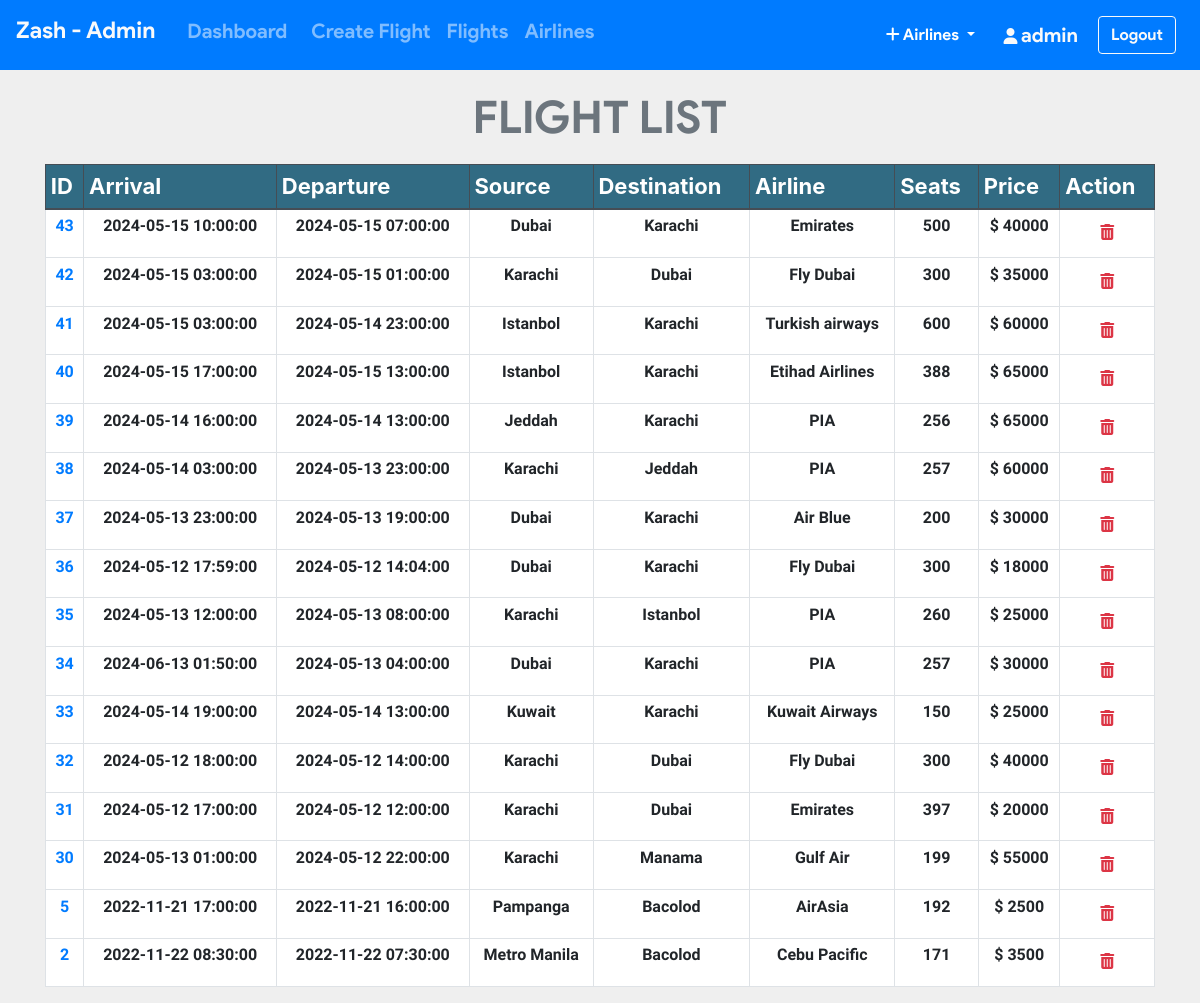
The app's page /admin/all_flights.php (signed in) with its own data.
### tables this page shows
CREATE TABLE `flight` (
  `flight_id` int(11) NOT NULL,
  `admin_id` int(11) NOT NULL,
  `arrivale` datetime NOT NULL,
  `departure` datetime NOT NULL,
  `Destination` varchar(20) NOT NULL,
  `source` varchar(20) NOT NULL,
  `airline` varchar(20) NOT NULL,
  `Seats` varchar(110) NOT NULL,
  `duration` varchar(20) NOT NULL,
  `Price` int(11) NOT NULL,
  `status` varchar(6) DEFAULT NULL,
  `issue` varchar(50) DEFAULT NULL,
  `last_seat` varchar(5) DEFAULT '',
  `bus_seats` int(11) DEFAULT 20,
  `last_bus_seat` varchar(5) DEFAULT ''
);

### admin/all_flights.php (the view, shortened to what this page needs)
<?php include_once 'header.php'; ?>
<?php include_once 'footer.php';
require '../helpers/init_conn_db.php';?>
    <main>
        <?php if(isset($_SESSION['adminId'])) { ?>
          <div class="container-md mt-2">
            <h1 class="display-4 text-center text-secondary"
              >FLIGHT LIST</h1>
            <table class="table table-sm table-bordered">
              <thead class="thead-dark">
                <tr>
                  <th scope="col">ID</th>
                  <th scope="col">Arrival</th>
                  <th scope="col">Departure</th>
                  <th scope="col">Source</th>
                  <th scope="col">Destination</th>
                  <th scope="col">Airline</th>
                  <th scope="col">Seats</th>
                  <th scope="col">Price</th>
                  <th scope="col">Action</th>
                </tr>
              </thead>
              <tbody>
                <?php
                $sql = 'SELECT * FROM Flight ORDER BY flight_id DESC';
                $stmt = mysqli_stmt_init($conn);
                mysqli_stmt_prepare($stmt,$sql);
                mysqli_stmt_execute($stmt);
                $result = mysqli_stmt_get_result($stmt);
                while ($row = mysqli_fetch_assoc($result)) {
                  echo "
                  <tr class='text-center'>
                    <td scope='row'>
                      <a href='pass_list.php?flight_id=".$row['flight_id']."'>
                      ".$row['flight_id']." </a> </td>
                    <td>".$row['arrivale']."</td>
                    <td>".$row['departure']."</td>
                    <td>".$row['source']."</td>
                    <td>".$row['Destination']."</td>
                    <td>".$row['airline']."</td>
                    <td>".$row['Seats']."</td>
                    <td>$ ".$row['Price']."</td>
                    <td>
                    <form action='all_flights.php' method='post'>
                      <input name='flight_id' type='hidden' value=".$row['flight_id'].">
                      <button  class='btn' type='submit' name='del_flight'>
                      <i class='text-danger fa fa-trash'></i></button>
                    </form>
                    </td>
                  </tr>
                  ";
                }
                ?>
              </tbody>
            </table>
          </div>
        <?php } ?>
    </main>

### admin/header.php (style rules this page uses)
.table .thead-dark th { background-color: #316b83; }

### admin/all_flights.php (style rules this page uses)
table { background-color: white; }
h1 { margin-top: 20px; margin-bottom: 20px; font-family: 'product sans'; font-size: 45px !important; font-weight: lighter; }
body { background-color: #efefef; }
th { font-size: 22px; }
td { margin-top: 10px !important; font-size: 16px; font-weight: bold; font-family: 'Assistant', sans-serif !important; }

### records on screen
flight: flight_id "43", arrivale "2024-05-15 10:00:00", departure "2024-05-15 07:00:00", source "Dubai", Destination "Karachi", airline "Emirates", Seats "500", Price "40000"
flight: flight_id "42", arrivale "2024-05-15 03:00:00", departure "2024-05-15 01:00:00", source "Karachi", Destination "Dubai", airline "Fly Dubai", Seats "300", Price "35000"
flight: flight_id "41", arrivale "2024-05-15 03:00:00", departure "2024-05-14 23:00:00", source "Istanbol", Destination "Karachi", airline "Turkish airways", Seats "600", Price "60000"
flight: flight_id "40", arrivale "2024-05-15 17:00:00", departure "2024-05-15 13:00:00", source "Istanbol", Destination "Karachi", airline "Etihad Airlines", Seats "388", Price "65000"
flight: flight_id "39", arrivale "2024-05-14 16:00:00", departure "2024-05-14 13:00:00", source "Jeddah", Destination "Karachi", airline "PIA", Seats "256", Price "65000"
flight: flight_id "38", arrivale "2024-05-14 03:00:00", departure "2024-05-13 23:00:00", source "Karachi", Destination "Jeddah", airline "PIA", Seats "257", Price "60000"
flight: flight_id "37", arrivale "2024-05-13 23:00:00", departure "2024-05-13 19:00:00", source "Dubai", Destination "Karachi", airline "Air Blue", Seats "200", Price "30000"
flight: flight_id "36", arrivale "2024-05-12 17:59:00", departure "2024-05-12 14:04:00", source "Dubai", Destination "Karachi", airline "Fly Dubai", Seats "300", Price "18000"
flight: flight_id "35", arrivale "2024-05-13 12:00:00", departure "2024-05-13 08:00:00", source "Karachi", Destination "Istanbol", airline "PIA", Seats "260", Price "25000"
flight: flight_id "34", arrivale "2024-06-13 01:50:00", departure "2024-05-13 04:00:00", source "Dubai", Destination "Karachi", airline "PIA", Seats "257", Price "30000"
flight: flight_id "33", arrivale "2024-05-14 19:00:00", departure "2024-05-14 13:00:00", source "Kuwait", Destination "Karachi", airline "Kuwait Airways", Seats "150", Price "25000"
flight: flight_id "32", arrivale "2024-05-12 18:00:00", departure "2024-05-12 14:00:00", source "Karachi", Destination "Dubai", airline "Fly Dubai", Seats "300", Price "40000"
flight: flight_id "31", arrivale "2024-05-12 17:00:00", departure "2024-05-12 12:00:00", source "Karachi", Destination "Dubai", airline "Emirates", Seats "397", Price "20000"
flight: flight_id "30", arrivale "2024-05-13 01:00:00", departure "2024-05-12 22:00:00", source "Karachi", Destination "Manama", airline "Gulf Air", Seats "199", Price "55000"
flight: flight_id "5", arrivale "2022-11-21 17:00:00", departure "2022-11-21 16:00:00", source "Pampanga", Destination "Bacolod", airline "AirAsia", Seats "192", Price "2500"
flight: flight_id "2", arrivale "2022-11-22 08:30:00", departure "2022-11-22 07:30:00", source "Metro Manila", Destination "Bacolod", airline "Cebu Pacific", Seats "171", Price "3500"

### other values on screen
$_SESSION['adminUname'] "admin"
